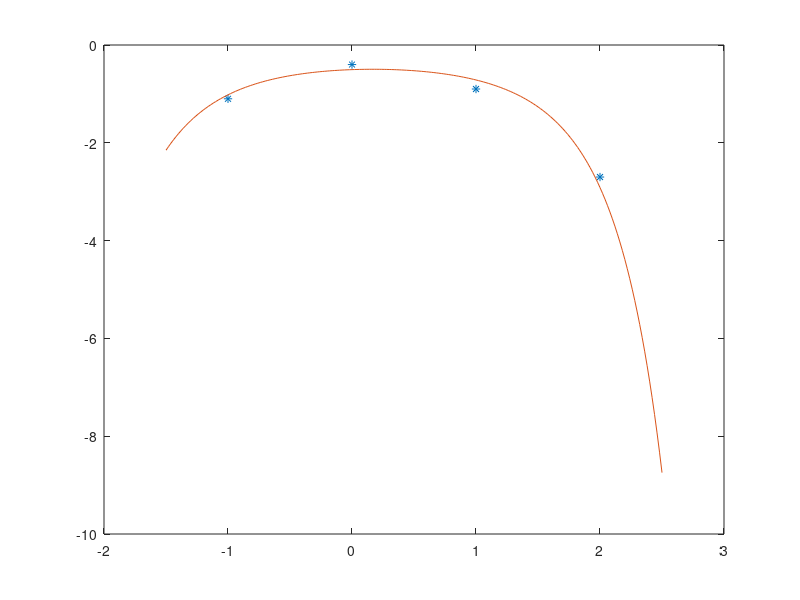

This chart was generated by the following MATLAB code:
clear all;clc

# y = -e^pol2 -> ln(-y) = pol2

x = [-1 0 1 2];
y = [-1.1 -0.4 -0.9 -2.7];


cL = polyfit(x,log(-y),2)

pL = @(x) polyval(cL,x)

xx = linspace(-1.5,2.5,201);

f = @(x) -e.^pL(x)

plot(x,y,'*',xx,f(xx))
